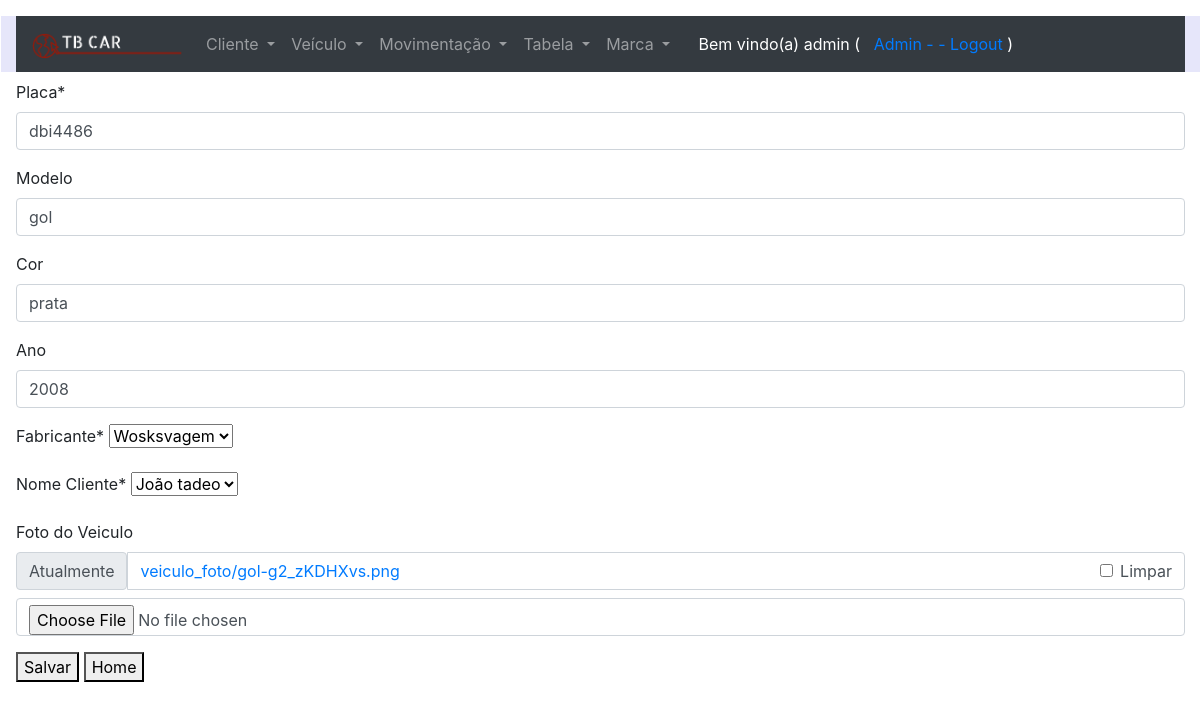
The page /altera_veiculo/9/ (signed in) on the database its author committed.
### core/models.py (models this page shows, shortened)
class Veiculo(models.Model):
    placa = models.CharField(max_length=8, verbose_name='Placa')
    modelo = models.CharField(max_length=20, blank=True, null=True, verbose_name='Modelo')
    cor = models.CharField(max_length=20, blank=True, null=True, verbose_name='Cor')
    ano = models.IntegerField(default=2023, blank=True, null=True, verbose_name='Ano')
    marca_id = models.ForeignKey(Marca, on_delete=models.CASCADE, verbose_name='Fabricante')
    cliente_id = models.ForeignKey(Cliente, on_delete=models.CASCADE, verbose_name='Nome Cliente')
    foto = models.ImageField(upload_to='veiculo_foto', blank=True, null=True, verbose_name='Foto do Veiculo')
    class Meta:
        verbose_name_plural = 'Veículos'

### core/views.py (the view)
# urls.py: path('altera_veiculo/<int:id>/', altera_veiculo, name='url_altera_veiculo'),
@login_required
def altera_veiculo(request, id):
    if request.user.is_staff:
        obj = Veiculo.objects.get(id=id)
        form = FormVeiculo(request.POST or None, request.FILES or None, instance=obj)
        if request.POST:
            if form.is_valid():
                form.save()
                return redirect('url_listagem_veiculo')
        contexto = {'form': form, 'txt_titulo': 'EditVeiculo', 'txt_descrição': 'Altera Veiculo'}
        return render(request, 'core/cadastro.html', contexto)
    return render(request, 'core/aviso.html')

### core/forms.py
class FormVeiculo(ModelForm):
    class Meta:
        model = Veiculo
        fields = '__all__'

### core/models.py (called while the page is built)
    def __str__(self):
        return self.nome;

    def __str__(self):
        return self.nome;

### core/templates/core/cadastro.html (shortened to what this page needs)
{% extends 'base.html' %}
{%  load crispy_forms_tags %}
{% block main %}
        <form method="post" enctype="multipart/form-data">
             {{  form | crispy }}
              <button type="submit">Salvar</button>
            <button onclick="window.location.href='/'">Home</button>
        </form>
{% endblock %}

### templates/base.html (shortened to what this page needs)
<!DOCTYPE html>
{% load static %}
<html lang="en">
<head>
    <link rel="stylesheet" href="https://cdn.jsdelivr.net/npm/bootstrap@4.6.2/dist/css/bootstrap.min.css"
>
</head>
<body>
<div class="container-fluid pt-3 pl-3 ">
    <div class="row p=0" align="left">
        <div class="col-12" style="background-color:lavender;">
            <nav class="navbar navbar-expand-md bg-dark navbar-dark">
                <a class="navbar-brand" href="/">
                    <img src="{% static 'logotbcar.png'%}" alt="logo" style="width:150px;">
                </a>
                <div class="row w-100 collapse navbar-collapse" id="collapsibleNavbar">
                    <div class="col-6">
                        <ul class="navbar-nav">
                            <li class="nav-item dropdown">
                                <a class="nav-link dropdown-toggle" href="#" id="navbardrop" data-toggle="dropdown">
                                    Cliente
                                </a>
                            </li>
                            <li class="nav-item dropdown">
                                <a class="nav-link dropdown-toggle" href="#" id="navbardrop1" data-toggle="dropdown">
                                    Veículo
                                </a>
                            </li>
                            <li class="nav-item dropdown">
                                <a class="nav-link dropdown-toggle" href="#" id="navbardrop2" data-toggle="dropdown">
                                    Movimentação
                                </a>
                            </li>
                            <li class="nav-item dropdown">
                                <a class="nav-link dropdown-toggle" href="#" id="navbardrop3" data-toggle="dropdown">
                                    Tabela
                                </a>
                            </li>
                            <li class="nav-item dropdown">
                                <a class="nav-link dropdown-toggle" href="#" id="navbardrop4" data-toggle="dropdown">
                                    Marca
                                </a>
                            </li>
                        </ul>
                    </div>
                    <div class="col text-white">
                        {% if user.get_username %}
                        Bem vindo(a) {{ user.get_username}} ( &nbsp;
                        <a href="/dmin/">Admin -</a>
                        <a href="/accounts/logout/">- Logout</a> )
                        {% else %}
                        Usuário(a) não autenticado(a) (
                        <a href="/accounts/login/">Login</a>
                        <a href="/accounts/registrar/">Registrar</a> )
                        {% endif %}
                    </div>
                    </div>
            </nav>
        </div>
    </div>
{% block main %}
{% endblock %}
</div>
</body>
</html>

### rows shown on the page
Veiculo: placa "dbi4486", modelo "gol", cor "prata", ano "2008", marca_id "Wosksvagem", cliente_id "João tadeo"

### other values the page prints
{{ user.get_username }} "admin"
